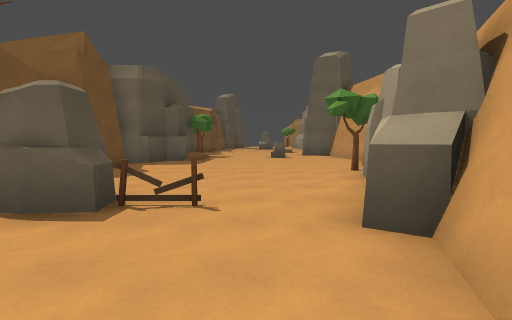
[1] (above)

15 first-person views from a walk through a level from a Godot 3-D game. The camera is 1.5 m above the floor, tilts 4° down and sees 85° across. The floor is counted in squares, 2 m on a side. Each view is taken from the middle of a square. On the plan, view 1 faces up. The plan holds only what a view shows up to about 10 squares ahead; the rest is blank. The place goes on beyond the plan.

[2]
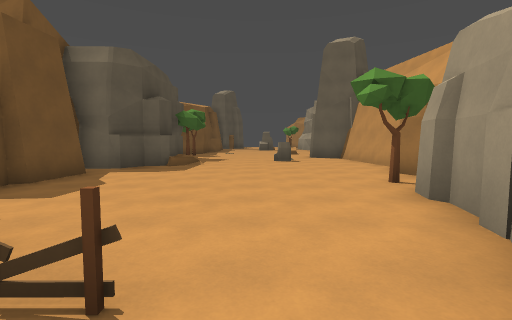

[3]
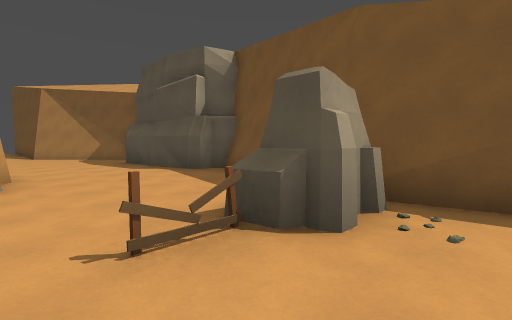

[4]
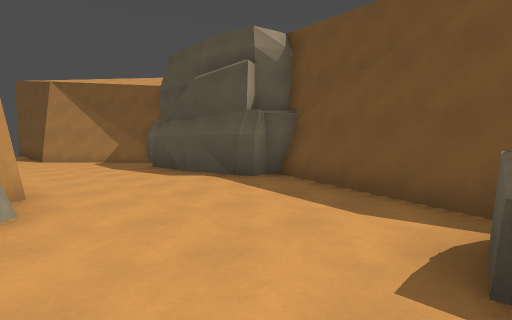

[5]
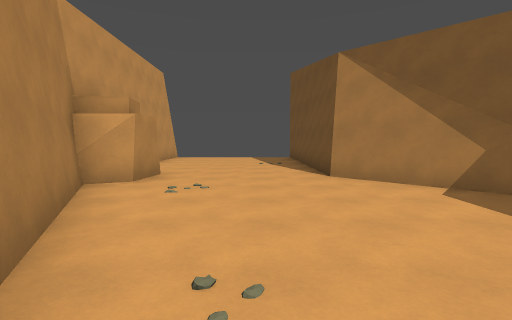

[6]
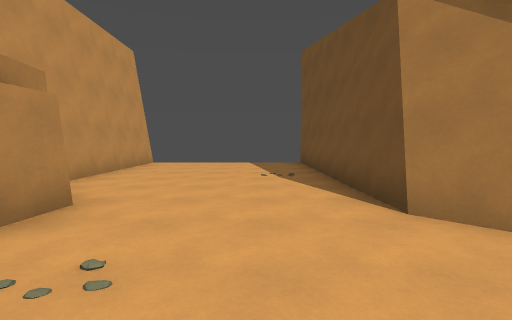

[7]
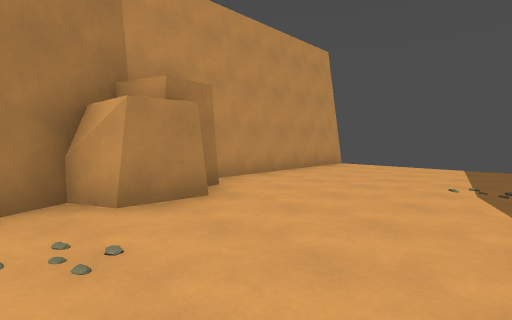

[8]
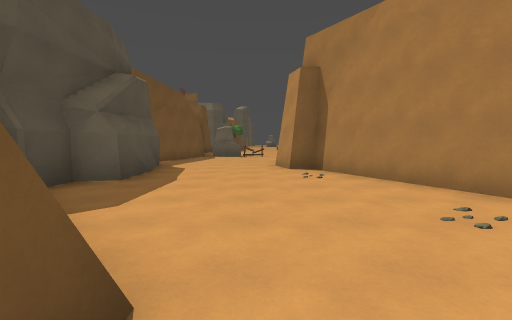

[9]
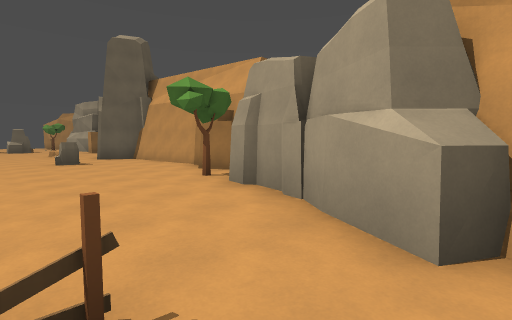

[10]
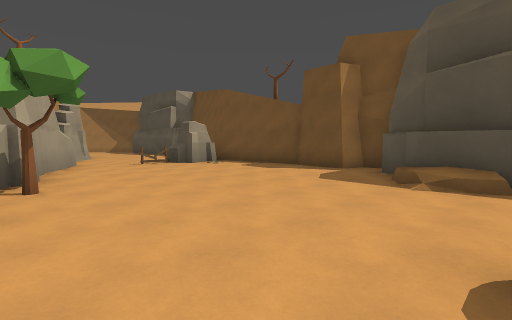

[11]
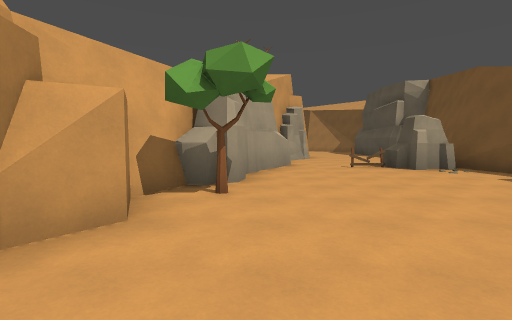

[12]
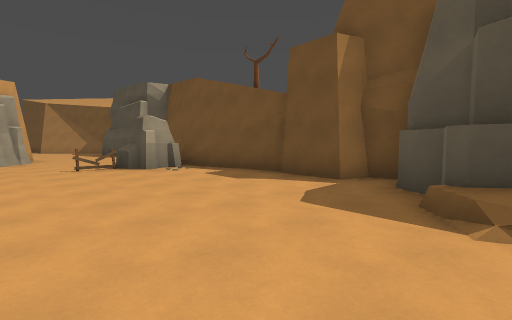

[13]
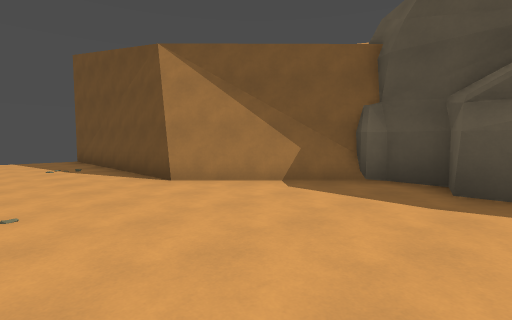

[14]
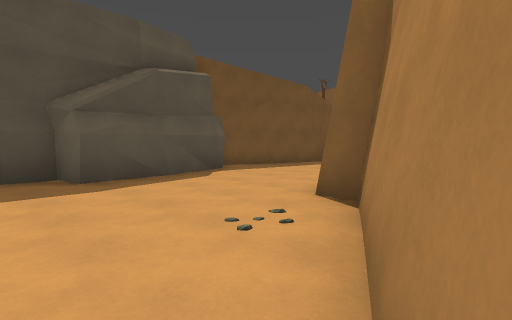

[15]
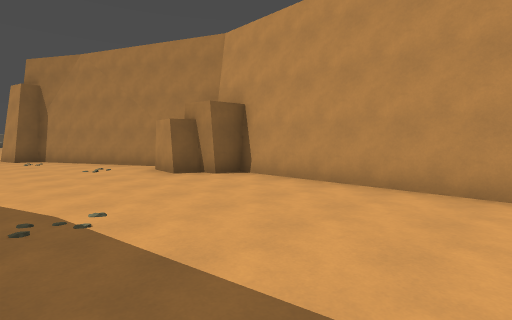

### Floor plan
Points are (right, up) in squares from view 1. A wall is a line through its corners. A room is listed if a view was taken in it or the views show most of it. See-through windows are left out.
Room 1 (views 1, 2, 5, 6, 7, 8, 9, 13, 14, 15)
walls: (3.1, -7.9) (0.6, -2.6) (0, -2.6) (-0.3, -1.5); (-4.3, -6.5) (-1.6, -9.2); (-4.4, -6.1) (-1.6, -8.9) (-1.6, -15.3); (-4, -1.8) (-3.6, -3.1); (-3.7, -1.4) (-3.6, -4.7) (-4.3, -5) (-4.4, -6.3) (-3.9, -7.1); (-1.6, -14.1) (-1.5, -15.5); (1.1, 1) (1.5, 2.1); (1.4, 1.4) (1.7, 2.3); (3.5, -15.5) (3.5, -10) (2.8, -9.9) (2.7, -9.4) (2.1, -9.2) (2.2, -8.1) (3.1, -7.8); (-1.6, 2.9) (-2.4, 2.8) (-2.8, 2.9); (-0.5, 3.2) (-1.6, 3.2); (-2, 3.2) (-2.9, 3.2); (-3.6, 2.8) (-4.9, -0.9) (-4.5, -1.2) (-4.1, -1.1) (-3.9, -1.4) (-3.8, -2.9)
ways out: opening at (0, 2) to room 2
Room 2 (views 3, 4, 10, 11, 12)
walls: (2.6, 6) (2.8, 6.4) (3.4, 6.2); (3.5, 8.7) (3.8, 8.9) (3.8, 9.5); (3.6, 7.5) (3.2, 8.4) (3.8, 9.1); (3.1, 6) (3.8, 7.3); (-3.9, 8) (-3.9, 6.9) (-4.2, 6.7) (-3.5, 3.4); (4, 9.6) (3.8, 12.1); (-2.6, 11.9) (-2.5, 10.3) (-3.3, 10.2) (-3.7, 9.4) (-4.8, 9.4); (1.5, 3.5) (1.9, 4) (2.4, 6); (-3.9, 5.1) (-3.6, 2.8); (-3.8, 4.9) (-3.8, 2.9); (-4.8, 9.2) (-4.7, 8.6) (-3.8, 8.3) (-3.9, 6.9); (-1.6, 3.2) (-0.5, 3.2); (-3.1, 3.9) (-1.9, 3.9) (-1.9, 2.8); (1, 2.4) (1.6, 3.6); (1, 2.3) (1.2, 3)
low walls: (3.1, 6.2) (3.6, 7.5); (-2.1, 11.6) (-1.8, 10.9)
ways out: opening at (0, 2) to room 1
objects: other object (1, 12); tree (2, 7)

Where each view was taken, in squares from view 1:
view 1: 0 up, 0 right, facing up
view 2: 2 up, 0 right, facing up
view 3: 5 up, 0 right, facing down-left
view 4: 3 up, 0 right, facing down-left
view 5: 3 down, 0 right, facing down
view 6: 6 down, 0 right, facing down
view 7: 7 down, 1 left, facing down-right
view 8: 10 down, 1 left, facing up
view 9: 2 up, 1 left, facing up-right
view 10: 12 up, 3 right, facing down-left
view 11: 11 up, 2 right, facing down
view 12: 11 up, 1 right, facing down-left
view 13: 4 down, 1 right, facing down-left
view 14: 6 down, 2 right, facing up-left
view 15: 15 down, 1 left, facing up-right
